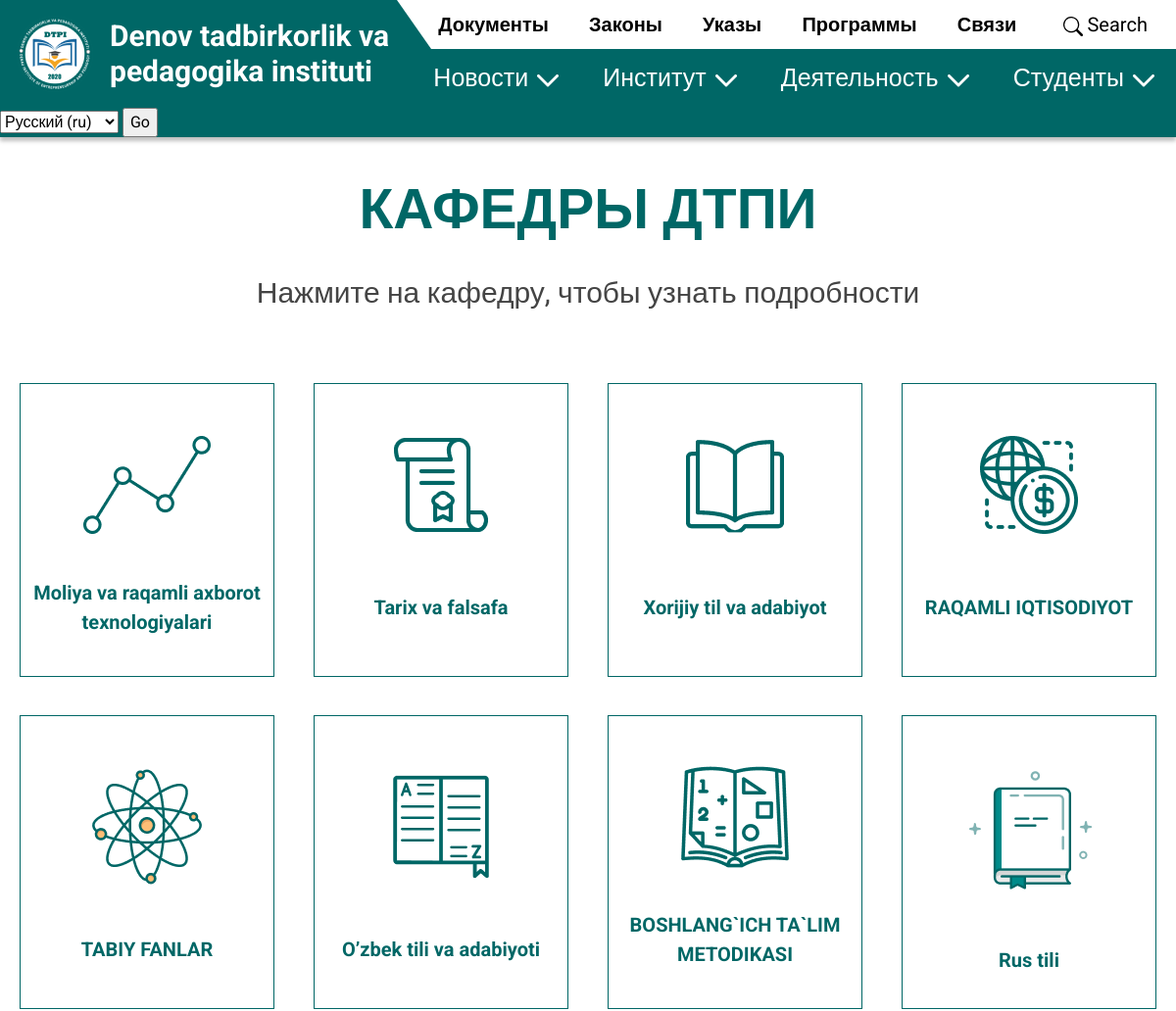
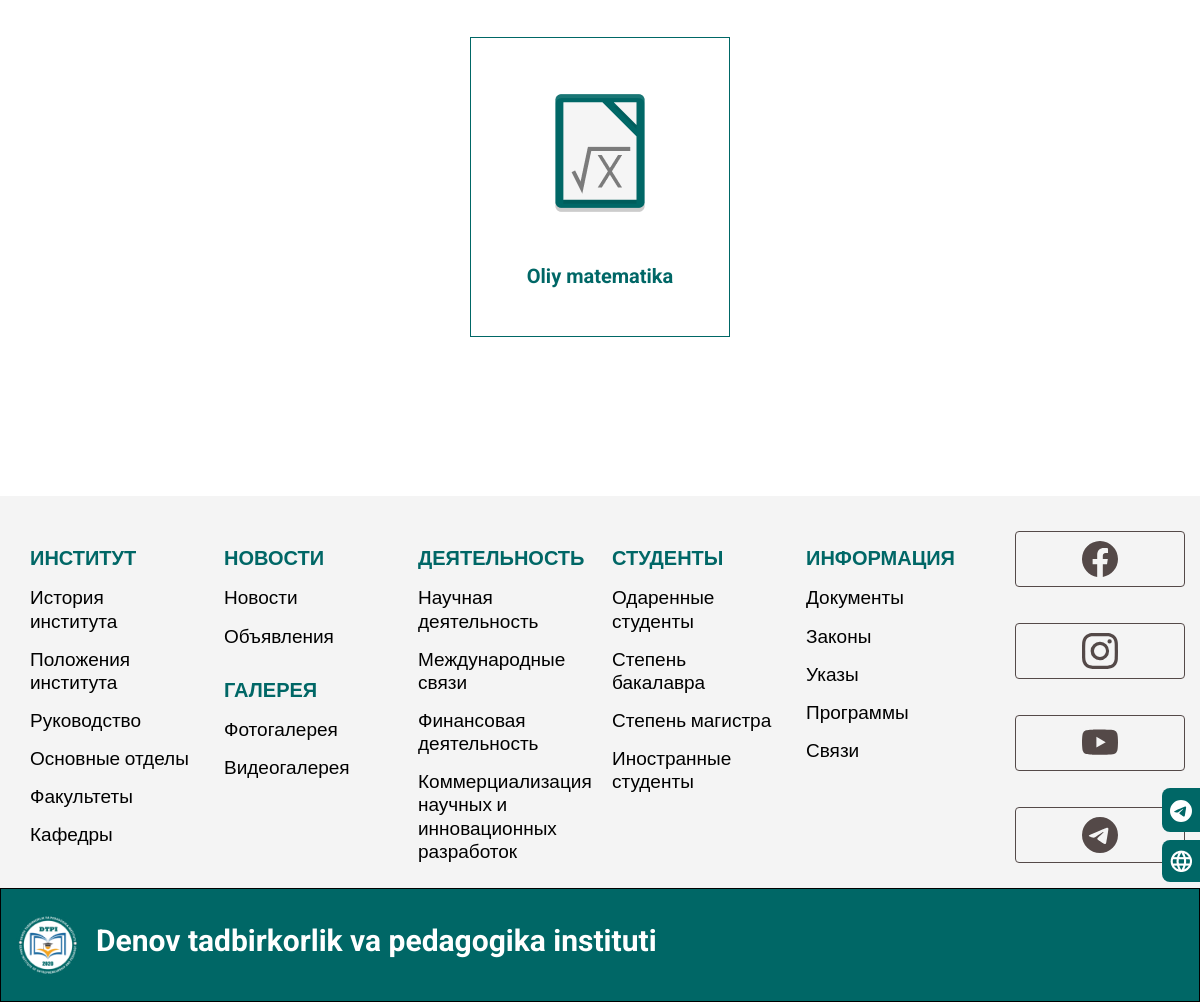
/ru/department/, run on the app's committed database (2 pictures, top to bottom).
### main/models.py (models this page shows)
class Departments(models.Model):
    icon = models.ImageField(upload_to='pages/', verbose_name="иконка")
    name = models.CharField(max_length=255, verbose_name="Название")
    image = models.ImageField(upload_to='pages/', verbose_name="Излбражение")
    boss = models.CharField(max_length=255, verbose_name="Глава кафедры")
    time = models.CharField(max_length=255, verbose_name="Время приема")
    phone = models.CharField(max_length=255, verbose_name="Номер телефона")
    email = models.CharField(max_length=255, verbose_name="адрес электронной почты")
    location = models.CharField(max_length=255, verbose_name="место")
    content = RichTextUploadingField(verbose_name="История")
    more = RichTextUploadingField(null=True, blank=True, verbose_name="Больше информации")
    class Meta:
        verbose_name = 'Кафедра ДТПИ'
        verbose_name_plural = 'Кафедры ДТПИ'

### main/views.py (the view)
# urls.py: path('department/', department, name="department"),
def department(request):
    content = Departments.objects.all()
    return render(request, 'department.html', {'content': content})

### templates/department.html (shortened to what this page needs)
{% extends 'base.html' %} {% load static %}
{% block content %}
    <section class="section-department" id="top">
        <section class="section-departments">
            <div class="container-xl">
                <h2 class="text-center title">КАФЕДРЫ ДТПИ</h2>
                <div class="descr">
                    Нажмите на кафедру, чтобы узнать подробности
                </div>
                <div class="content">
                    <nav>
                        <div class="nav nav-tabs row row-cols-2 row-cols-lg-4 departments " id="nav-tab" role="tablist">
                            {% for c in content %}
                                <a class="nav-link "
                                   onclick="document.querySelector('.section-department-content').classList.remove('d-none');setTimeout(() => {document.getElementById('nav-tabContent').scrollIntoView();}, 100); "
                                   id="nav-{{ c.id }}-tab" data-toggle="tab" href="#nav-{{ c.id }}" role="tab"
                                   aria-controls="nav-{{ c.id }}" aria-selected="true">
                                    <div class="box d-flex flex-column justify-content-between align-items-center">
                                        <img src="{{ c.icon.url }}" class="img-fluid pt-5" alt="">
                                        <div class="title ">
                                            {{ c.name }}
                                        </div>
                                    </div>
                                </a>
                            {% endfor %}
                        </div>
                    </nav>
                </div>
            </div>
        </section>
    </section>
{% endblock %}

### main/static/css/base.css (style rules this page uses)
body { font-family: 'Roboto', sans-serif; overflow-x: hidden; min-height: 100vh; display: -webkit-box; display: -ms-flexbox; display: flex; -webkit-box-orient: vertical; -webkit-box-direction: normal; -ms-flex-direction: column; flex-direction: column; -webkit-box-pack: justify; -ms-flex-pack: justify; justify-content: space-between; }
html { scroll-behavior: smooth !important; overflow-x: hidden; }
h2, .h2 { font-size: 57px; font-weight: 700; }
.section-department { padding-top: 110px; }
.section-department .section-departments { padding-top: 70px; padding-bottom: 70px; -webkit-box-shadow: 0px 4px 4px rgba(0, 0, 0, 0.25); box-shadow: 0px 4px 4px rgba(0, 0, 0, 0.25); }
.section-department .section-departments h2 { color: #006766; }
.section-department .section-departments .descr { font-size: 30px; color: #444444; text-align: center; padding-top: 20px; }
.section-department .section-departments .content .departments { border: 0; padding-top: 50px; padding-bottom: 70px; display: -webkit-box; display: -ms-flexbox; display: flex; -webkit-box-pack: center; -ms-flex-pack: center; justify-content: center; }
.section-department .section-departments .content .departments .nav-link { padding: 20px; border: 0; -webkit-transition: all .7s ease 0s; transition: all .7s ease 0s; }
.section-department .section-departments .content .departments .nav-link .box { height: 300px; position: relative; color: #006766; border: 1px solid #006766; width: 100%; }
.section-department .section-departments .content .departments .nav-link .box .title { font-size: 20px; font-weight: bold; color: #006766; text-align: center; height: 140px; width: 100%; display: -webkit-box; display: -ms-flexbox; display: flex; -webkit-box-pack: center; -ms-flex-pack: center; justify-content: center; -webkit-box-align: center; -ms-flex-align: center; align-items: center; padding: 0 10px; }

### data on the page
Departments: icon (picture), name "Moliya va raqamli axborot texnologiyalari"
Departments: icon (picture), name "Tarix va falsafa"
Departments: icon (picture), name "Xorijiy til va adabiyot"
Departments: icon (picture), name "RAQAMLI IQTISODIYOT"
Departments: icon (picture), name "TABIY FANLAR"
Departments: icon (picture), name "O’zbek tili va adabiyoti"
Departments: icon (picture), name "BOSHLANG`ICH TA`LIM METODIKASI"
Departments: icon (picture), name "Rus tili"
Departments: icon (picture), name "Oliy matematika"

### other printed values
form field language "Русский (ru)"
